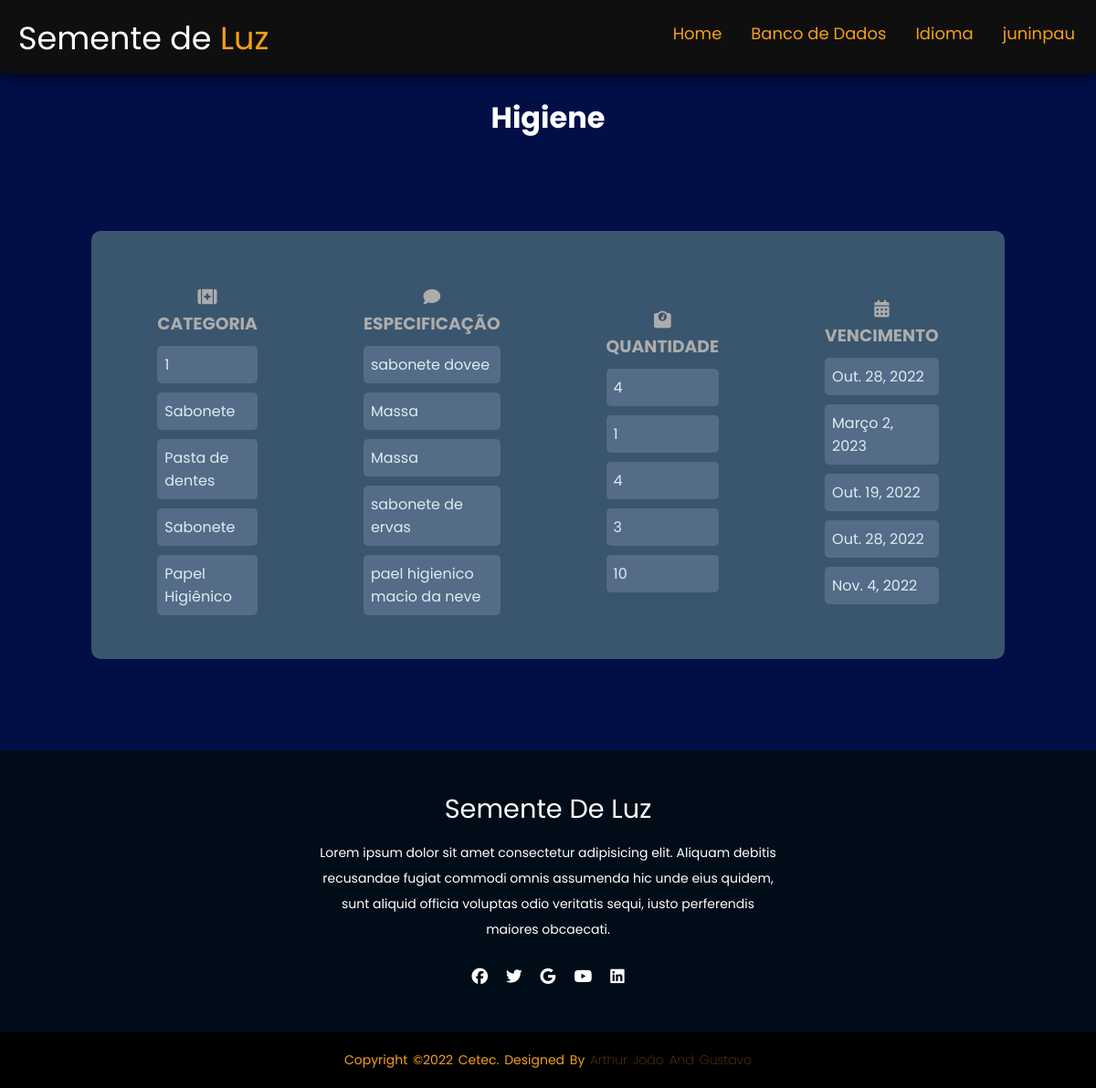
Screenshot of /estoque/verhigiene/ (signed in) with the database file from the repository.
### estoque/models.py (models this page shows, shortened)
class Higiene (models.Model):
    tipos = models.CharField (max_length=30, choices=HIGIENE_CHOICES, null=True)
    descr = models.CharField(max_length=30, null=True)
    qntd = models.IntegerField(null=True)
    vencimento = models.DateField(null=True)

### estoque/views.py (the view)
class VerHigieneView(ListView):
    model= Higiene
    template_name = 'ver_higiene.html'

### estoque/templates/ver_higiene.html (shortened to what this page needs)
{% load static %}
<!DOCTYPE html>
<html lang="en">
<head>
    <link rel="stylesheet" type="text/css" href='{% static "/css/ver_estoque.css" %}'>
</head>
<body>
    <header>
        <div class="logo">
            Semente de <span>Luz</span></div>
            <ul>
                <li><a href="{%url 'home' %}">Home</li></a>
                <li><a href="/estoque/escolha">Banco de Dados</li></a>
                <li><a href="/estoque/language/"> Idioma</li></a>
                <li>
                    <a href="/estoque/perfil">{{request.user}}</a>
                </li>
            </ul>
    </header>
    <br>
    <h1>Higiene</h1>
    <div class="card">
        <div class="card2">
            <div class="textfield">
                <h3><i class="fa-solid fa-kit-medical"></i> Categoria </h3>
                    {% for Higiene in object_list %}
                        <p class="text">{{Higiene.tipos}}</p>
                    {% endfor %}
            </div>
            </div>
            <div class="card2">
                <div class="textfield">
                    <h3><i class="fa-solid fa-comment"></i> Especificação </h3>
                    {% for Higiene in object_list %}
                        <p class="text">{{Higiene.descr}}</p>
                    {% endfor %}
                </div>
                </div>
                <div class="card2">
                    <div class="textfield">
                        <h3><i class="fa-solid fa-weight-scale"></i> Quantidade </h3>
                        {% for Higiene in object_list %}
                            <p class="text">{{Higiene.qntd}}</p>
                        {% endfor %}
                    </div>
                    </div>
                    <div class="card2">
                        <div class="textfield">
                            <h3><i class="fa-solid fa-calendar-days"></i> vencimento </h3>
                            {% for Higiene in object_list %}
                                <p class="text">{{Higiene.vencimento}}</p>
                            {% endfor %}
                        </div>
                        </div>
    </div>
    <footer>
        <div class="footer-content">
            <h3>Semente de Luz</h3>
            <p>Lorem ipsum dolor sit amet consectetur adipisicing elit. Aliquam debitis recusandae fugiat commodi omnis assumenda hic unde eius quidem, sunt aliquid officia voluptas odio veritatis sequi, iusto perferendis maiores obcaecati.</p>
            <ul class="socials">
                <li><a href="#"><i class="fa-brands fa-facebook"></i></a></li>
                <li><a href="#"><i class="fa-brands fa-twitter"></i></a></li>
                <li><a href="#"><i class="fa-brands fa-google"></i></a></li>
                <li><a href="#"><i class="fa-brands fa-youtube"></i></a></li>
                <li><a href="#"><i class="fa-brands fa-linkedin"></i></a></li>
            </ul>
        </div>
        <div class="footer-bottom">
            <p>copyright &copy;2022 Cetec. designed by <span>Arthur João and Gustavo</span></p>
        </div>
    </footer>
</body>
</html>

### estoque/static/css/ver_estoque.css (style rules this page uses)
* { margin: 0; padding: 0; font-family: 'Poppins', sans-serif; }
body { background-color: #020e46; }
.logo { color: #ffffff; margin-top: 15px; margin-left: 20px; font-size: 35px; }
.logo > span { color: #F49F1C; }
header { height: 10vh; display: flex; justify-content: space-between ; background-color: #0f0f0f; box-shadow: 0 0 1rem black; }
header > ul { display: flex; margin: 23px; font-size: 18px; list-style: none; }
header > ul > li > a { color: #F49F1C; list-style-type: none; cursor: pointer; padding-left: 2rem; text-decoration: none; }
h1 { text-align: center; color: white; }
.card { background-color: #3a556e; border-radius: 10px; width: 80%; padding: 20px; margin: auto; margin-bottom: 100px; margin-top: 100px; display: flex; flex-direction: row; justify-content: center; align-items: center; }
.textfield { color:#fff; margin-top: 10px; padding: 8px; margin-left: 30px; margin-right: 30px; }
.textfield > h3 { text-align: center; text-transform: uppercase; color:rgb(172, 172, 172); }
.card2 { margin: 20px; }
.text { margin-top: 10px; border: none; border-radius: 5px; padding: 8px; background: #546c88; color: #f0ffffde; font-size: 12pt; outline: none; box-sizing: border-box; }
footer { background-color: #000c17; height: auto; padding-top: 40px; color: #fff; }
.footer-content { display: flex; align-items: center; justify-content: center; flex-direction: column; text-align: center; }
.footer-content h3 { font-size: 1.8rem; font-weight: 400; text-transform: capitalize; line-height: 3rem; }
.footer-content p { max-width: 500px; margin: 10px auto; line-height: 28px; font-size: 14px; }
.socials { list-style: none; display: flex; align-items: center; justify-content: center; margin: 1rem 0 3rem 0; }
.socials li { margin: 0 10px; }
.socials a { text-decoration: none; color: rgb(255, 255, 255); }
.socials a i { font-size: 1.1rem; transition: color .4s ease; }
.footer-bottom { background: black; padding: 20px 0; text-align: center; }
.footer-bottom p { font-size: 14px; word-spacing: 2px; text-transform: capitalize; color: #F49F1C; }
.footer-bottom span { opacity: .4; font-weight: 200; }

### rows the page displays
Higiene: tipos "1", descr "sabonete dovee", qntd "4", vencimento "Out. 28, 2022"
Higiene: tipos "Sabonete", descr "Massa", qntd "1", vencimento "Março 2, 2023"
Higiene: tipos "Pasta de dentes", descr "Massa", qntd "4", vencimento "Out. 19, 2022"
Higiene: tipos "Sabonete", descr "sabonete de ervas", qntd "3", vencimento "Out. 28, 2022"
Higiene: tipos "Papel Higiênico", descr "pael higienico macio da neve", qntd "10", vencimento "Nov. 4, 2022"

### other values shown
{{ request.user }} "juninpau"
